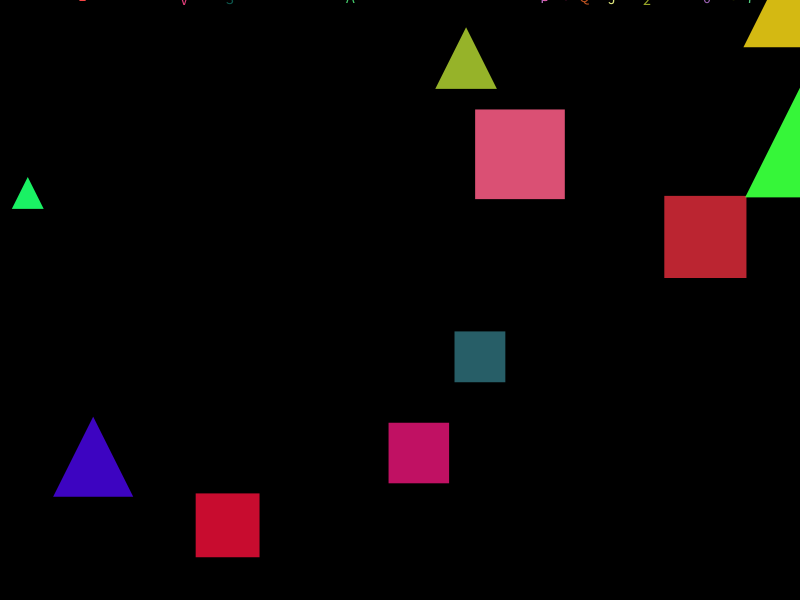
Frame 1 (no input)
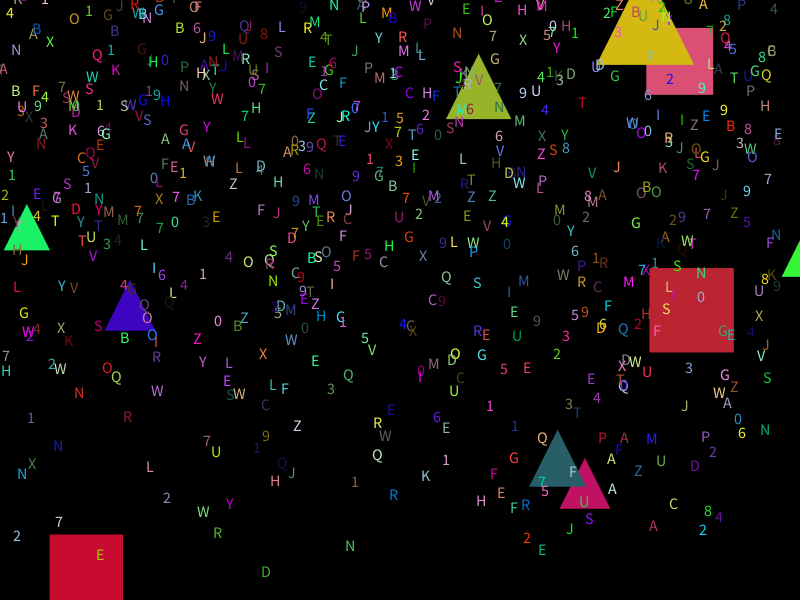
Frame 60 (the mouse pressed at the canvas centre just before this capture)
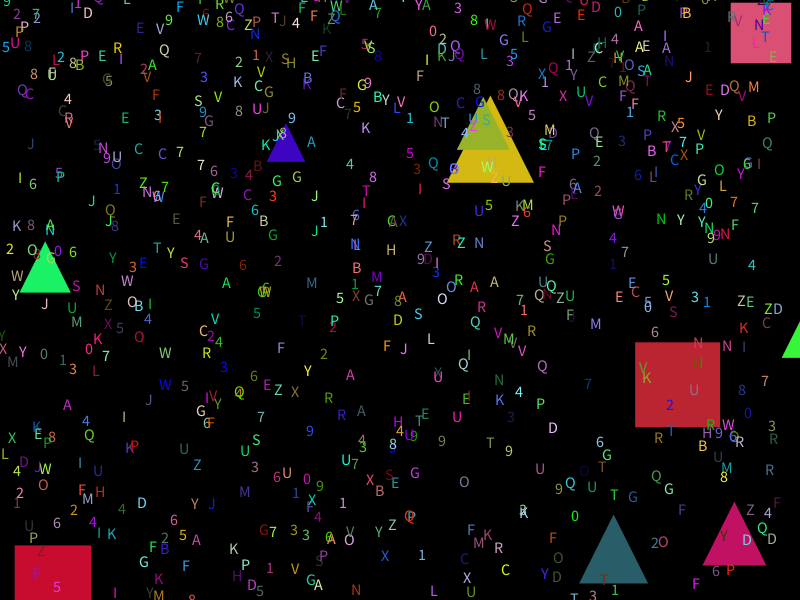
Frame 120 (the mouse held since frame 60 and released just before this capture)

The Processing sketch that drew these frames (run headless with seeded random() and noise(); from frame 60 on, the mouse is pressed at the canvas centre):

// Processing sketch: ianDonoso
// ── ianDonoso.pde
// Este código genera una animación donde figuras geométricas
// cambian de forma y color mientras se mueven por la pantalla. 
// Las figuras desaparecen al hacer clic sobre ellas. 
// Además, hay un efecto de letras cayendo al estilo Matrix en el fondo.

int numShapes = 10;
float[] x = new float[numShapes];
float[] y = new float[numShapes];
float[] speedX = new float[numShapes];
float[] speedY = new float[numShapes];
color[] shapeColors = new color[numShapes];
float[] size = new float[numShapes];
float[] targetSize = new float[numShapes];
float[] interpolation = new float[numShapes]; 
float[] currentShape = new float[numShapes];
float[] targetShape = new float[numShapes];
boolean[] isVisible = new boolean[numShapes];

String lettersAndNumbers = "0123456789ABCDEFGHIJKLMNOPQRSTUVWXYZ";
int numColumns = 30; 
int numRows = 30; 
float[][] columnX = new float[numColumns][numRows];
float[][] columnY = new float[numColumns][numRows];
float[][] fallSpeed = new float[numColumns][numRows];
color[][] charColors = new color[numColumns][numRows];

void setup() {
  size(800, 600);
  noStroke();
  
  for (int i = 0; i < numShapes; i++) {
    x[i] = random(width);
    y[i] = random(height);
    speedX[i] = random(-3, 3);
    speedY[i] = random(-3, 3);
    shapeColors[i] = color(random(255), random(255), random(255));
    size[i] = random(50, 150); 
    targetSize[i] = random(50, 150);
    interpolation[i] = 0;
    currentShape[i] = random(3);
    targetShape[i] = random(3);
    isVisible[i] = true;
  }
  
  for (int i = 0; i < numColumns; i++) {
    for (int j = 0; j < numRows; j++) {
      columnX[i][j] = i * (width / numColumns) + random(width / numColumns);
      columnY[i][j] = random(-500, 0);
      fallSpeed[i][j] = random(2, 10);
      charColors[i][j] = color(random(255), random(255), random(255));
    }
  }
}

void draw() {
  background(0);
  
  for (int i = 0; i < numShapes; i++) {
    if (isVisible[i]) {
      x[i] += speedX[i];
      y[i] += speedY[i];
    
      if (x[i] < 0 || x[i] > width) speedX[i] *= -1;
      if (y[i] < 0 || y[i] > height) speedY[i] *= -1;
    
      size[i] = lerp(size[i], targetSize[i], 0.02);
      currentShape[i] = lerp(currentShape[i], targetShape[i], 0.02);
    
      fill(shapeColors[i]);
      if (currentShape[i] < 1) {
        float circleSize = lerp(size[i], size[i] / 2, currentShape[i]);
        rect(x[i] - circleSize/2, y[i] - circleSize/2, circleSize, circleSize); 
      } else if (currentShape[i] < 2) {
        float rectSize = lerp(size[i] / 2, size[i], currentShape[i] - 1);
        triangle(x[i], y[i], x[i] + rectSize, y[i], x[i] + rectSize/2, y[i] - rectSize); 
      } else {
        triangle(x[i], y[i], x[i] + size[i], y[i], x[i] + size[i]/2, y[i] - size[i]); 
      }
    
      if (abs(currentShape[i] - targetShape[i]) < 0.01 && abs(size[i] - targetSize[i]) < 1) {
        targetShape[i] = random(3);
        targetSize[i] = random(50, 150);
      }
    }
  }
  
  textAlign(CENTER, CENTER);
  textSize(16);
  for (int i = 0; i < numColumns; i++) {
    for (int j = 0; j < numRows; j++) {
      fill(charColors[i][j]);
      char randomChar = lettersAndNumbers.charAt((int)random(lettersAndNumbers.length()));
      text(randomChar, columnX[i][j], columnY[i][j]);
    
      columnY[i][j] += fallSpeed[i][j];
    
      if (columnY[i][j] > height) {
        columnY[i][j] = random(-200, 0);
        fallSpeed[i][j] = random(2, 10);
        charColors[i][j] = color(random(255), random(255), random(255)); 
      }
    }
  }
}

void mousePressed() {
  for (int i = 0; i < numShapes; i++) {
    if (isVisible[i]) {
      if (dist(mouseX, mouseY, x[i], y[i]) < size[i] / 2) {
        isVisible[i] = false;
      }
    }
  }
}
